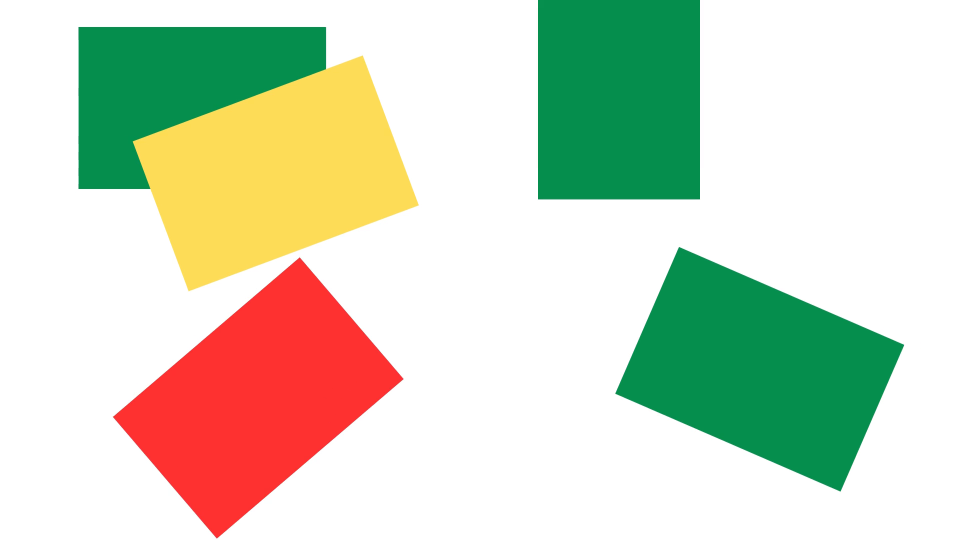
#> input picture frame 28 of videos/card.mp4, 1920 x 1080 px (shown at 1/2 size)
$ python OpticalFlow_7th_attempt.py
#> lines starting #> are read from the running program, lines starting #| are printed output that depends on the picture
# FAST feature detection and Farneback optical flow

import cv2
import numpy as np

# Initialize FAST feature detector
fast = cv2.FastFeatureDetector_create(threshold=25, nonmaxSuppression=True)

# Initialize Farneback optical flow parameters
fb_params = dict(pyr_scale=0.5, levels=3, winsize=15, iterations=3, poly_n=5, poly_sigma=1.2, flags=0)

# Initialize video capture object
cap = cv2.VideoCapture('videos/card.mp4')

# Get first frame
ret, prev_frame = cap.read()
#> prev_frame is the input picture: shape (1080, 1920, 3); mean B, G, R 193.6, 215.8, 208.5
prev_gray = cv2.cvtColor(prev_frame, cv2.COLOR_BGR2GRAY)
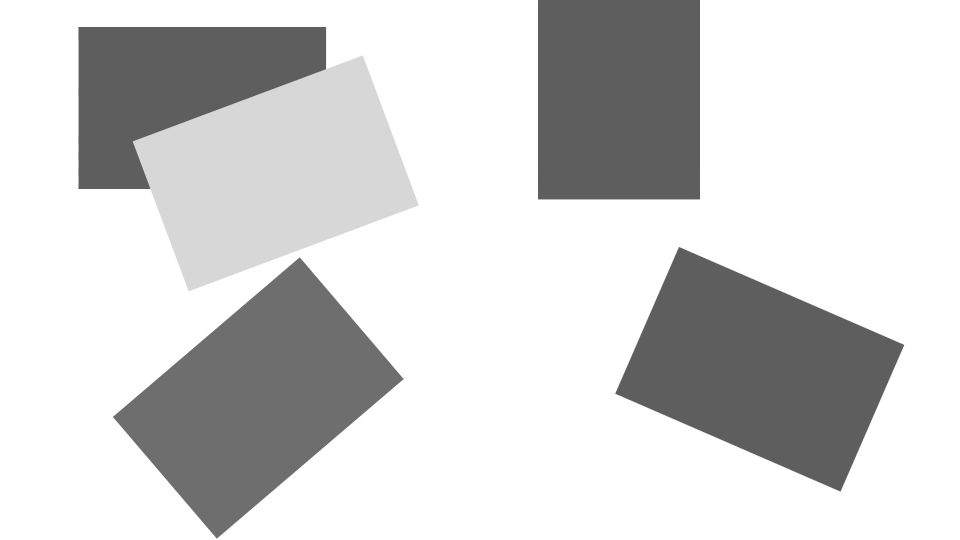
#> prev_gray: shape (1080, 1920) (shown at 1/2 size); min 86, max 255, mean 211.1
prev_pts = fast.detect(prev_gray, None)
#> prev_pts = 19 keypoints; strongest (x, y, size): (1399, 397, 7), (1076, 397, 7), (1807, 690, 7), (158, 54, 7)

# Initialize mask for visualizing tracked points
mask = np.zeros_like(prev_frame)

# Loop over all frames
while True:
    # Read current frame
    ret, frame = cap.read()
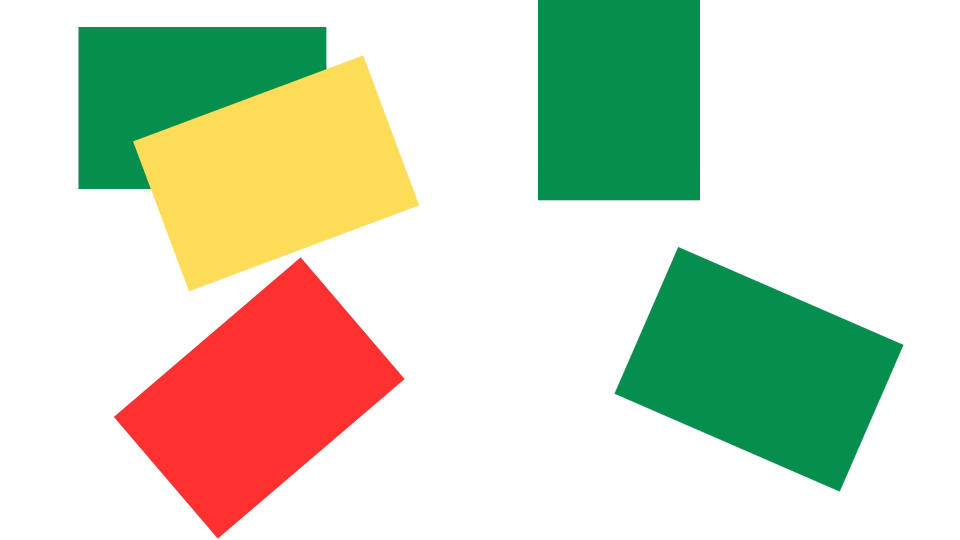
#> input picture frame 29 of videos/card.mp4, 1920 x 1080 px (shown at 1/2 size)
#> frame is the input picture: shape (1080, 1920, 3); mean B, G, R 193.6, 215.7, 208.4
    if not ret:
        break

    # Convert to grayscale
    gray = cv2.cvtColor(frame, cv2.COLOR_BGR2GRAY)

    # Calculate optical flow using Farneback algorithm
    # curr_pts, status, error = cv2.calcOpticalFlowFarneback(prev_gray, gray, prevPts, None, **fb_params)
    # curr_pts, status, error = cv2.calcOpticalFlowFarneback(prev_gray, gray, prev_pts, None, **fb_params)

    # Farneback Parameters
    fb_params = dict(pyr_scale=0.5, levels=3, winsize=15, iterations=3, poly_n=5, poly_sigma=1.2, flags=0)

    # Lucas Kanade Parameters
    lk_params = dict(winSize=(200,200), maxLevel=2, criteria=(cv2.TERM_CRITERIA_EPS | cv2.TERM_CRITERIA_COUNT, 10, 0.03))

    while True:
        ret, frame = cap.read()
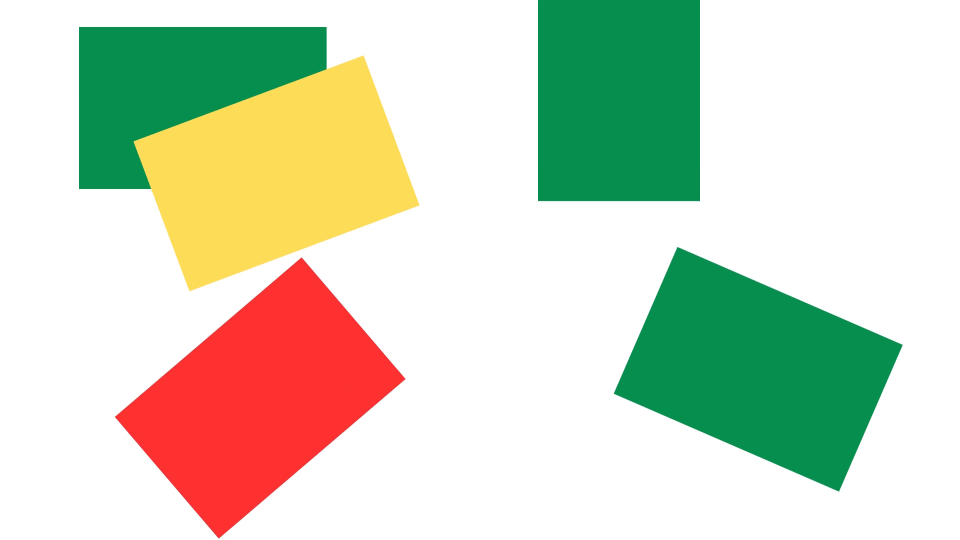
#> input picture frame 30 of videos/card.mp4, 1920 x 1080 px (shown at 1/2 size)
#> frame is the input picture: shape (1080, 1920, 3); mean B, G, R 193.5, 215.7, 208.3
        if not ret:
            break

        gray = cv2.cvtColor(frame, cv2.COLOR_BGR2GRAY)

        # Calculate optical flow using Farneback algorithm
        if prev_gray is not None:
#> (the run stopped early here; a loop or call above may not have finished)

$ run again, starting later in the video
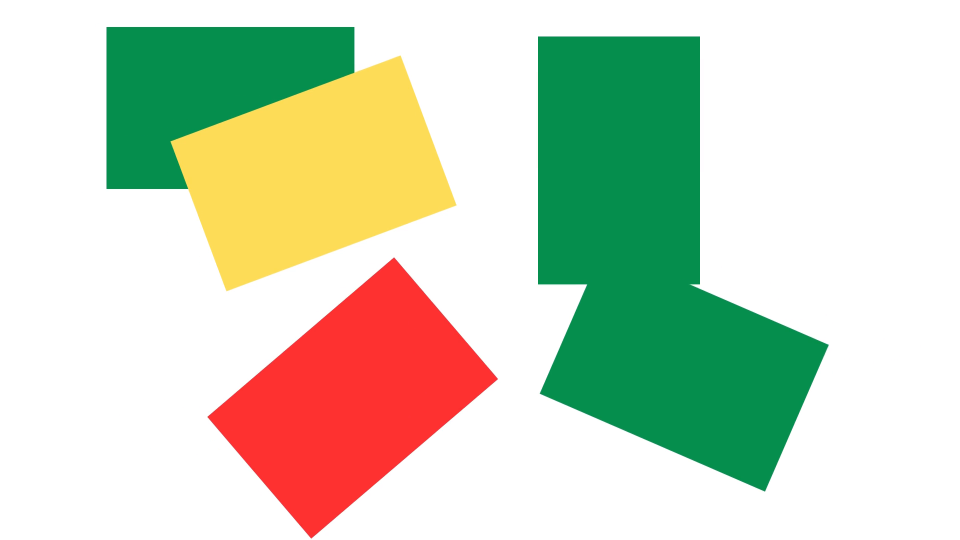
#> input picture frame 127 of videos/card.mp4, 1920 x 1080 px (shown at 1/2 size)
#> prev_frame is the input picture: shape (1080, 1920, 3); mean B, G, R 191.2, 214.2, 205
#> prev_pts = 26 keypoints; strongest (x, y, size): (1529, 981, 7), (707, 54, 7), (1076, 74, 7), (1399, 74, 7)
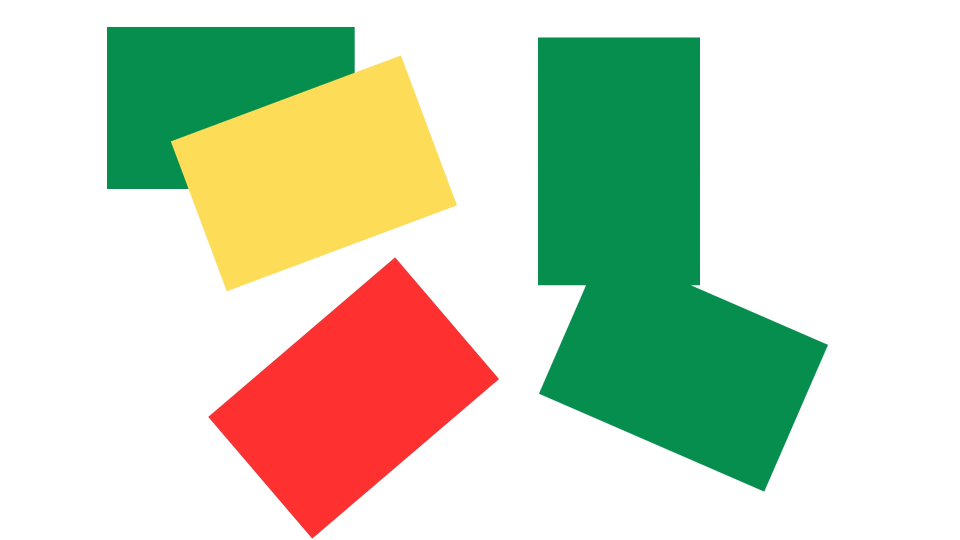
#> input picture frame 128 of videos/card.mp4, 1920 x 1080 px (shown at 1/2 size)
#> frame is the input picture: shape (1080, 1920, 3); mean B, G, R 191.2, 214.3, 205.1
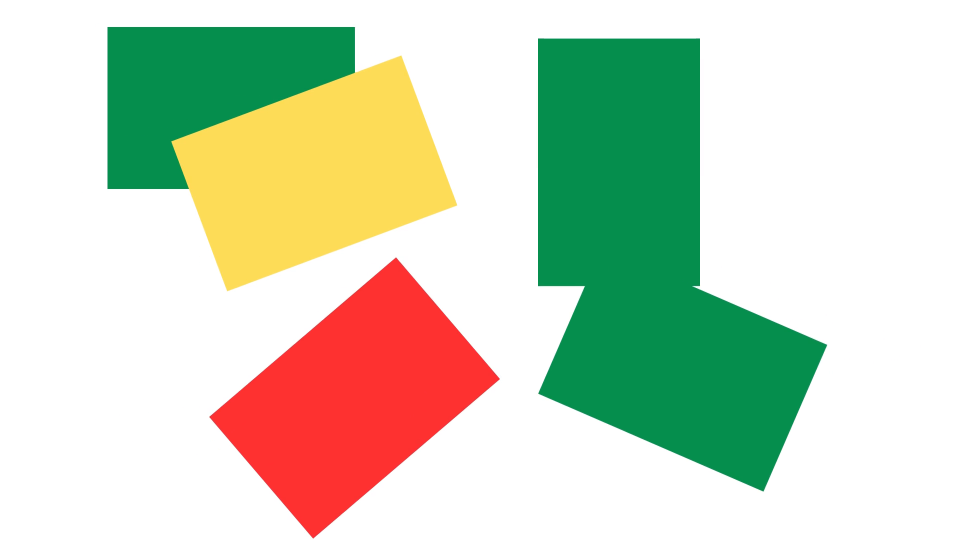
#> input picture frame 129 of videos/card.mp4, 1920 x 1080 px (shown at 1/2 size)
#> frame is the input picture: shape (1080, 1920, 3); mean B, G, R 191.3, 214.3, 205.2

$ run again, starting later in the video
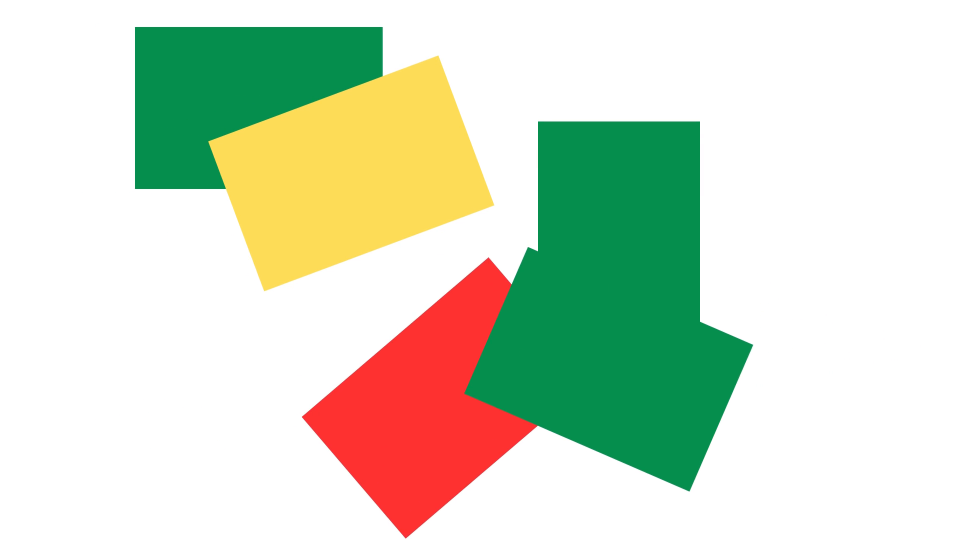
#> input picture frame 226 of videos/card.mp4, 1920 x 1080 px (shown at 1/2 size)
#> prev_frame is the input picture: shape (1080, 1920, 3); mean B, G, R 198.5, 220.2, 210.1
#> prev_pts = 22 keypoints; strongest (x, y, size): (1076, 244, 7), (1399, 244, 7), (270, 54, 7), (270, 377, 7)
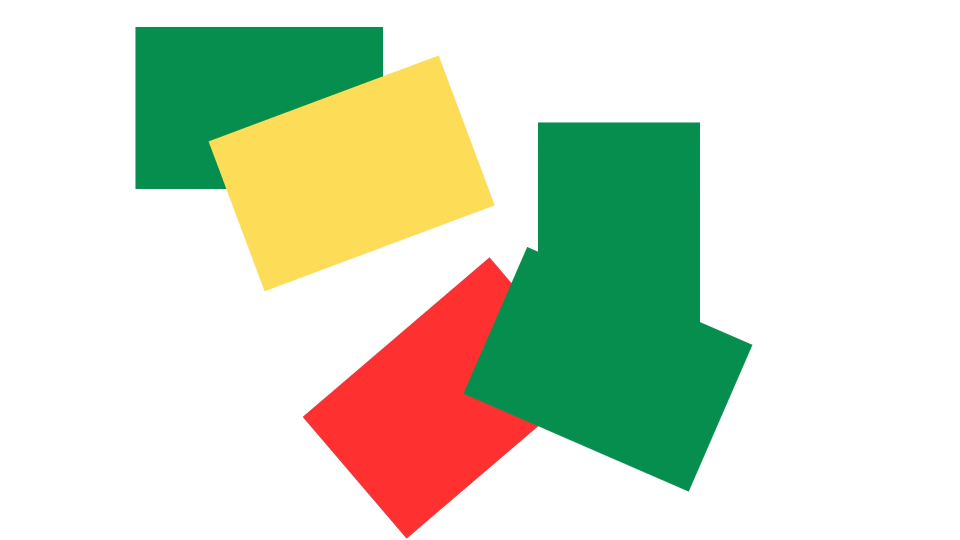
#> input picture frame 227 of videos/card.mp4, 1920 x 1080 px (shown at 1/2 size)
#> frame is the input picture: shape (1080, 1920, 3); mean B, G, R 198.6, 220.3, 210.2
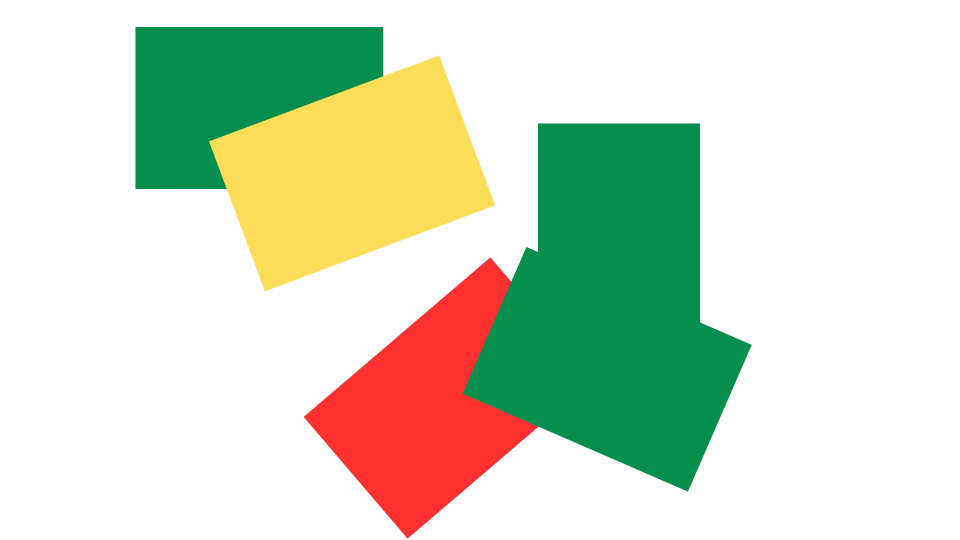
#> input picture frame 228 of videos/card.mp4, 1920 x 1080 px (shown at 1/2 size)
#> frame is the input picture: shape (1080, 1920, 3); mean B, G, R 198.7, 220.4, 210.2
